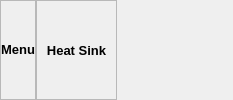
     <widget class="QFrame" name="Header_frame">
      <property name="frameShape">
       <enum>QFrame::NoFrame</enum>
      </property>
      <property name="frameShadow">
       <enum>QFrame::Raised</enum>
      </property>
      <layout class="QHBoxLayout" name="horizontalLayout">
       <property name="spacing">
        <number>0</number>
       </property>
       <property name="leftMargin">
        <number>0</number>
       </property>
       <property name="topMargin">
        <number>0</number>
       </property>
       <property name="rightMargin">
        <number>0</number>
       </property>
       <property name="bottomMargin">
        <number>0</number>
       </property>
       <item>
        <widget class="QFrame" name="Header_left_frame">
         <property name="frameShape">
          <enum>QFrame::StyledPanel</enum>
         </property>
         <property name="frameShadow">
          <enum>QFrame::Raised</enum>
         </property>
         <layout class="QHBoxLayout" name="horizontalLayout_4">
          <property name="spacing">
           <number>0</number>
          </property>
          <property name="leftMargin">
           <number>0</number>
          </property>
          <property name="topMargin">
           <number>0</number>
          </property>
          <property name="rightMargin">
           <number>0</number>
          </property>
          <property name="bottomMargin">
           <number>0</number>
          </property>
          <item alignment="Qt::AlignLeft">
           <widget class="QPushButton" name="menu">
            <property name="font">
             <font>
              <pointsize>10</pointsize>
              <weight>75</weight>
              <bold>true</bold>
             </font>
            </property>
            <property name="styleSheet">
             <string notr="true">*{
border:none
}</string>
            </property>
            <property name="text">
             <string>Menu</string>
            </property>
            <property name="icon">
             <iconset resource="assets.qrc">
              <normaloff>:/black/icons/black/align-left.svg</normaloff>:/black/icons/black/align-left.svg</iconset>
            </property>
            <property name="iconSize">
             <size>
              <width>32</width>
              <height>32</height>
             </size>
            </property>
           </widget>
          </item>
         </layout>
        </widget>
       </item>
       <item>
        <widget class="QFrame" name="Header_center_frame">
         <property name="frameShape">
          <enum>QFrame::StyledPanel</enum>
         </property>
         <property name="frameShadow">
          <enum>QFrame::Raised</enum>
         </property>
         <layout class="QHBoxLayout" name="horizontalLayout_3">
          <item>
           <widget class="QLabel" name="label_2">
            <property name="font">
             <font>
              <pointsize>10</pointsize>
              <weight>75</weight>
              <bold>true</bold>
             </font>
            </property>
            <property name="text">
             <string>Heat Sink</string>
            </property>
            <property name="alignment">
             <set>Qt::AlignCenter</set>
            </property>
           </widget>
          </item>
         </layout>
        </widget>
       </item>
       <item alignment="Qt::AlignRight">
        <widget class="QFrame" name="Header_right_frame">
         <property name="styleSheet">
          <string notr="true">*{
border:none;
}</string>
         </property>
         <property name="frameShape">
          <enum>QFrame::StyledPanel</enum>
         </property>
         <property name="frameShadow">
          <enum>QFrame::Raised</enum>
         </property>
         <layout class="QHBoxLayout" name="horizontalLayout_2">
          <property name="spacing">
           <number>10</number>
          </property>
          <property name="leftMargin">
           <number>0</number>
          </property>
          <property name="topMargin">
           <number>0</number>
          </property>
          <property name="rightMargin">
           <number>0</number>
          </property>
          <property name="bottomMargin">
           <number>0</number>
          </property>
          <item>
           <widget class="QPushButton" name="Minimize_window_button">
            <property name="text">
             <string/>
            </property>
            <property name="icon">
             <iconset resource="assets.qrc">
              <normaloff>:/menu/icons/menu/minus.svg</normaloff>:/menu/icons/menu/minus.svg</iconset>
            </property>
            <property name="iconSize">
             <size>
              <width>16</width>
              <height>16</height>
             </size>
            </property>
           </widget>
          </item>
          <item>
           <widget class="QPushButton" name="Restore_window_button">
            <property name="text">
             <string/>
            </property>
            <property name="icon">
             <iconset resource="assets.qrc">
              <normaloff>:/black/icons/black/plus-square.svg</normaloff>:/black/icons/black/plus-square.svg</iconset>
            </property>
            <property name="iconSize">
             <size>
              <width>16</width>
              <height>16</height>
             </size>
            </property>
           </widget>
          </item>
          <item>
           <widget class="QPushButton" name="Close_window_button">
            <property name="text">
             <string/>
            </property>
            <property name="icon">
             <iconset resource="assets.qrc">
              <normaloff>:/menu/icons/menu/close.svg</normaloff>:/menu/icons/menu/close.svg</iconset>
            </property>
            <property name="iconSize">
             <size>
              <width>16</width>
              <height>16</height>
             </size>
            </property>
           </widget>
          </item>
         </layout>
        </widget>
       </item>
      </layout>
     </widget>
